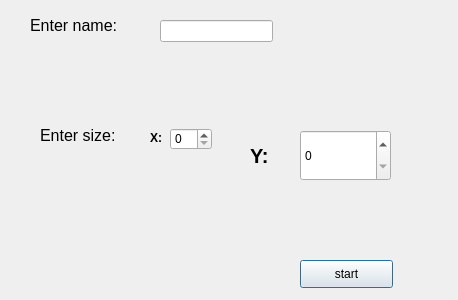
<?xml version="1.0" encoding="UTF-8"?>
<ui version="4.0">
 <class>Dialog</class>
 <widget class="QDialog" name="Dialog">
  <property name="geometry">
   <rect>
    <x>0</x>
    <y>0</y>
    <width>458</width>
    <height>300</height>
   </rect>
  </property>
  <property name="windowTitle">
   <string>Dialog</string>
  </property>
  <widget class="QLabel" name="label">
   <property name="geometry">
    <rect>
     <x>40</x>
     <y>110</y>
     <width>201</width>
     <height>51</height>
    </rect>
   </property>
   <property name="font">
    <font>
     <pointsize>12</pointsize>
    </font>
   </property>
   <property name="text">
    <string>Enter size:</string>
   </property>
  </widget>
  <widget class="QSpinBox" name="spinX">
   <property name="geometry">
    <rect>
     <x>170</x>
     <y>128</y>
     <width>42</width>
     <height>22</height>
    </rect>
   </property>
   <property name="focusPolicy">
    <enum>Qt::NoFocus</enum>
   </property>
  </widget>
  <widget class="QSpinBox" name="spinY">
   <property name="geometry">
    <rect>
     <x>300</x>
     <y>130</y>
     <width>91</width>
     <height>51</height>
    </rect>
   </property>
   <property name="focusPolicy">
    <enum>Qt::NoFocus</enum>
   </property>
  </widget>
  <widget class="QLabel" name="label_2">
   <property name="geometry">
    <rect>
     <x>150</x>
     <y>130</y>
     <width>21</width>
     <height>16</height>
    </rect>
   </property>
   <property name="font">
    <font>
     <weight>75</weight>
     <bold>true</bold>
    </font>
   </property>
   <property name="text">
    <string>X:</string>
   </property>
  </widget>
  <widget class="QLabel" name="label_3">
   <property name="geometry">
    <rect>
     <x>250</x>
     <y>130</y>
     <width>51</width>
     <height>51</height>
    </rect>
   </property>
   <property name="font">
    <font>
     <pointsize>15</pointsize>
     <weight>75</weight>
     <bold>true</bold>
    </font>
   </property>
   <property name="text">
    <string>Y:</string>
   </property>
  </widget>
  <widget class="QLineEdit" name="lineEdit">
   <property name="geometry">
    <rect>
     <x>160</x>
     <y>20</y>
     <width>113</width>
     <height>22</height>
    </rect>
   </property>
  </widget>
  <widget class="QLabel" name="labelName">
   <property name="geometry">
    <rect>
     <x>30</x>
     <y>0</y>
     <width>201</width>
     <height>51</height>
    </rect>
   </property>
   <property name="font">
    <font>
     <pointsize>12</pointsize>
    </font>
   </property>
   <property name="text">
    <string>Enter name:</string>
   </property>
  </widget>
  <widget class="QPushButton" name="startButton">
   <property name="geometry">
    <rect>
     <x>300</x>
     <y>260</y>
     <width>93</width>
     <height>28</height>
    </rect>
   </property>
   <property name="text">
    <string>start</string>
   </property>
  </widget>
  <widget class="QLineEdit" name="lineEdit_2">
   <property name="geometry">
    <rect>
     <x>480</x>
     <y>30</y>
     <width>113</width>
     <height>22</height>
    </rect>
   </property>
  </widget>
 </widget>
 <resources/>
 <connections/>
</ui>
